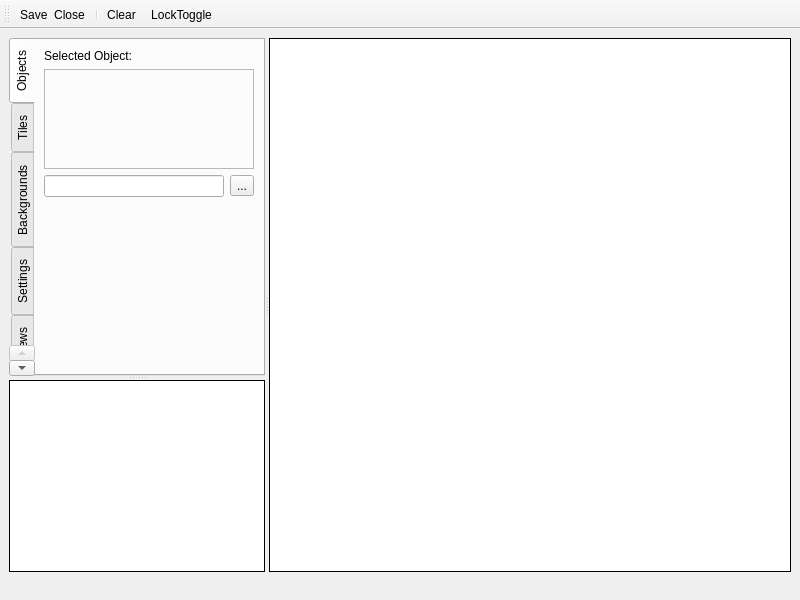
<?xml version="1.0" encoding="UTF-8"?>
<ui version="4.0">
 <class>AssetEditor_Room</class>
 <widget class="QMainWindow" name="AssetEditor_Room">
  <property name="geometry">
   <rect>
    <x>0</x>
    <y>0</y>
    <width>800</width>
    <height>600</height>
   </rect>
  </property>
  <property name="windowTitle">
   <string>MainWindow</string>
  </property>
  <widget class="QWidget" name="centralwidget">
   <layout class="QGridLayout" name="gridLayout_2">
    <item row="0" column="0">
     <widget class="QSplitter" name="splitter">
      <property name="orientation">
       <enum>Qt::Horizontal</enum>
      </property>
      <widget class="QFrame" name="frame">
       <property name="frameShape">
        <enum>QFrame::NoFrame</enum>
       </property>
       <property name="frameShadow">
        <enum>QFrame::Raised</enum>
       </property>
       <layout class="QGridLayout" name="gridLayout">
        <property name="leftMargin">
         <number>0</number>
        </property>
        <property name="topMargin">
         <number>0</number>
        </property>
        <property name="rightMargin">
         <number>0</number>
        </property>
        <property name="bottomMargin">
         <number>0</number>
        </property>
        <item row="0" column="0">
         <widget class="QSplitter" name="splitter_2">
          <property name="orientation">
           <enum>Qt::Vertical</enum>
          </property>
          <widget class="QTabWidget" name="tabWidget">
           <property name="sizePolicy">
            <sizepolicy hsizetype="Expanding" vsizetype="Expanding">
             <horstretch>0</horstretch>
             <verstretch>1</verstretch>
            </sizepolicy>
           </property>
           <property name="tabPosition">
            <enum>QTabWidget::West</enum>
           </property>
           <property name="currentIndex">
            <number>0</number>
           </property>
           <widget class="QWidget" name="tab">
            <attribute name="title">
             <string>Objects</string>
            </attribute>
            <layout class="QGridLayout" name="gridLayout_4">
             <item row="0" column="0">
              <layout class="QGridLayout" name="gridLayout_3">
               <item row="0" column="0">
                <widget class="QLabel" name="label">
                 <property name="text">
                  <string>Selected Object:</string>
                 </property>
                </widget>
               </item>
               <item row="1" column="0">
                <widget class="QFrame" name="frame_2">
                 <property name="minimumSize">
                  <size>
                   <width>100</width>
                   <height>100</height>
                  </size>
                 </property>
                 <property name="frameShape">
                  <enum>QFrame::StyledPanel</enum>
                 </property>
                 <property name="frameShadow">
                  <enum>QFrame::Raised</enum>
                 </property>
                </widget>
               </item>
               <item row="2" column="0">
                <layout class="QHBoxLayout" name="horizontalLayout">
                 <item>
                  <widget class="QLineEdit" name="lineEdit"/>
                 </item>
                 <item>
                  <widget class="QToolButton" name="toolButton">
                   <property name="text">
                    <string>...</string>
                   </property>
                   <property name="icon">
                    <iconset resource="skin.qrc">
                     <normaloff>:/main/icons/block.png</normaloff>:/main/icons/block.png</iconset>
                   </property>
                  </widget>
                 </item>
                </layout>
               </item>
              </layout>
             </item>
             <item row="1" column="0">
              <spacer name="verticalSpacer_2">
               <property name="orientation">
                <enum>Qt::Vertical</enum>
               </property>
               <property name="sizeHint" stdset="0">
                <size>
                 <width>20</width>
                 <height>101</height>
                </size>
               </property>
              </spacer>
             </item>
            </layout>
           </widget>
           <widget class="QWidget" name="tab_2">
            <attribute name="title">
             <string>Tiles</string>
            </attribute>
           </widget>
           <widget class="QWidget" name="tab_3">
            <attribute name="title">
             <string>Backgrounds</string>
            </attribute>
           </widget>
           <widget class="QWidget" name="tab_4">
            <attribute name="title">
             <string>Settings</string>
            </attribute>
           </widget>
           <widget class="QWidget" name="tab_5">
            <attribute name="title">
             <string>Views</string>
            </attribute>
           </widget>
           <widget class="QWidget" name="tab_6">
            <attribute name="title">
             <string>Physics</string>
            </attribute>
           </widget>
          </widget>
          <widget class="QGraphicsView" name="graphicsView_2">
           <property name="frameShape">
            <enum>QFrame::Box</enum>
           </property>
           <property name="frameShadow">
            <enum>QFrame::Plain</enum>
           </property>
          </widget>
         </widget>
        </item>
       </layout>
      </widget>
      <widget class="QGraphicsView" name="graphicsView">
       <property name="sizePolicy">
        <sizepolicy hsizetype="Expanding" vsizetype="Expanding">
         <horstretch>1</horstretch>
         <verstretch>0</verstretch>
        </sizepolicy>
       </property>
       <property name="frameShape">
        <enum>QFrame::Box</enum>
       </property>
       <property name="frameShadow">
        <enum>QFrame::Plain</enum>
       </property>
      </widget>
     </widget>
    </item>
   </layout>
  </widget>
  <widget class="QToolBar" name="toolBar">
   <property name="windowTitle">
    <string>toolBar</string>
   </property>
   <attribute name="toolBarArea">
    <enum>TopToolBarArea</enum>
   </attribute>
   <attribute name="toolBarBreak">
    <bool>false</bool>
   </attribute>
   <addaction name="actionSave_Close"/>
   <addaction name="separator"/>
   <addaction name="actionClear"/>
   <addaction name="actionLockToggle"/>
  </widget>
  <widget class="QStatusBar" name="statusBar">
   <property name="sizeGripEnabled">
    <bool>false</bool>
   </property>
  </widget>
  <action name="actionSave_Close">
   <property name="icon">
    <iconset resource="skin.qrc">
     <normaloff>:/main/icons/tick.png</normaloff>:/main/icons/tick.png</iconset>
   </property>
   <property name="text">
    <string>Save &amp; Close</string>
   </property>
  </action>
  <action name="actionClear">
   <property name="icon">
    <iconset resource="skin.qrc">
     <normaloff>:/main/icons/ui-panel.png</normaloff>:/main/icons/ui-panel.png</iconset>
   </property>
   <property name="text">
    <string>Clear</string>
   </property>
  </action>
  <action name="actionLockToggle">
   <property name="icon">
    <iconset resource="skin.qrc">
     <normaloff>:/main/icons/lock.png</normaloff>:/main/icons/lock.png</iconset>
   </property>
   <property name="text">
    <string>LockToggle</string>
   </property>
   <property name="toolTip">
    <string>Toggle Lock</string>
   </property>
  </action>
 </widget>
 <resources>
  <include location="skin.qrc"/>
 </resources>
 <connections/>
</ui>
